Frame 1 (no input): blank canvas, image omitted
Frame 60 (no input): blank canvas, image omitted
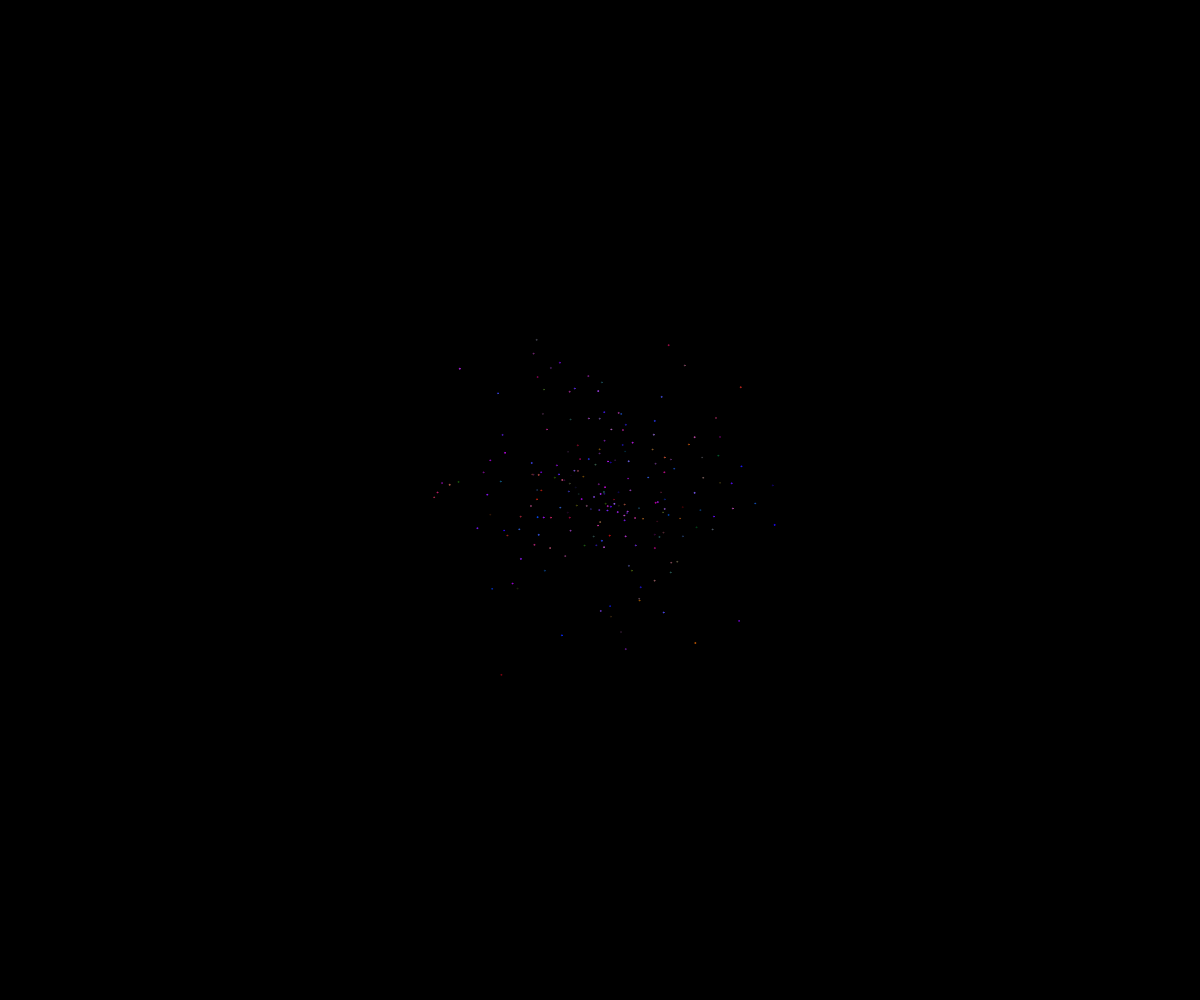
Frame 120 (the mouse pressed at the canvas centre since frame 60)

The p5.js sketch whose frames 1 and 60 were blank and that drew this single picture after the mouse press (run headless with seeded random() and noise() and a simulated clock; from frame 60 on, the mouse is pressed at the canvas centre):

// p5.js sketch
// ── sketch.js
// Project Title
// Your Name
// Date
//
// Extra for Experts:
// - describe what you did to take this project "above and beyond"

class Particle {
  constructor(x,y) {
    this.x = x;
    this.y = y;
    this.dx = random(random(-3,0),random(0,3));
    this.dy = random(random(-3,0),random(0,3));
    this.alpha = 255;
    this.r = random(200);
    this.g = random(100);
    this.b = random(255);
    this.color = color(this.r,this.g,this.b,this.alpha);
    this.radius = 0.5;
  }
  update() {
    this.x += this.dx;
    this.y += this.dy;
    this.alpha--;
    this.color = color(this.r,this.g,this.b,this.alpha);
  }
  display() {
    fill(this.color);
    stroke(this.color);
    circle(this.x,this.y,this.radius*2);
  }

}

let theFireWorks = [];

function setup() {
  createCanvas(windowWidth, windowHeight);
}

function draw() {
  background(0);
  for (let i = 0; i< theFireWorks.length;i++) {
    theFireWorks[i].update();
    theFireWorks[i].display();
  }
}

function mousePressed() {
  for (let i = 0;i<200;i++) {
    let someParticle = new Particle(mouseX,mouseY);
    theFireWorks.push(someParticle);
  }
}
